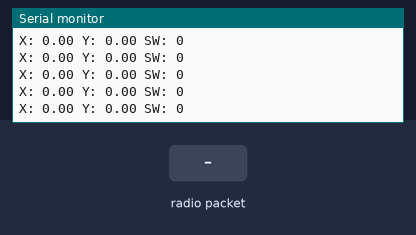
Recording of a sketch running on a simulated Arduino Uno, built with avr-gcc and run on an emulated ATmega328P. Shown: the last lines printed to the serial monitor. Inputs (shaded band) come from the test bench. No radio packets arrive unless stated.

Above: at 1.2 s.
1.3 s: radio packet "Nadajnik 591" arrives
At 1.31 s:
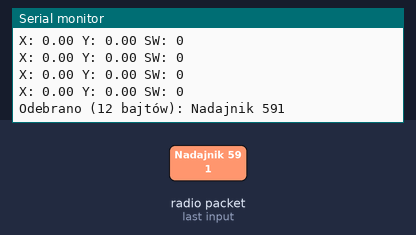
2.8 s: radio packet "X:" arrives
4.3 s: radio packet "Y:" arrives
At 4.31 s:
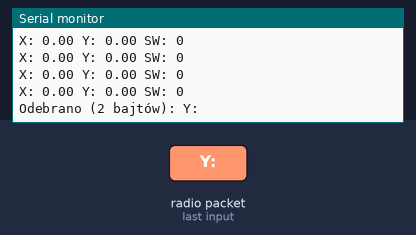
5.8 s: radio packet "SW:" arrives
7.3 s: radio packet "0" arrives
At 7.31 s:
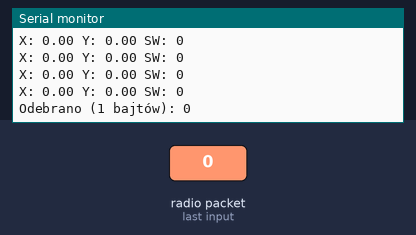

Measured:
- after the input at 1.3 s, the serial monitor: prints a new line at once (image 1)
- after the input at 4.3 s, the serial monitor: prints a new line at once (image 2)
- after the input at 7.3 s, the serial monitor: prints a new line at once (image 3)

The sketch:

RF_odbiornik.ino
```cpp
#include <RH_ASK.h>
#include <SPI.h>
#include "reciver.hpp"

// Pin odbiornika RF
#define RX_PIN 11  // Pin odbioru RF

// Odbiornik RF - prędkość 2000 bps, RX pin 11, TX pin nie używany (255), PTT pin nie używany (255)
RH_ASK driver(2000, RX_PIN, 255, 255);

// Funkcja do parsowania odebranych danych
// Bezpieczna względem braku wsparcia %f w sscanf na AVR – używa prostego tokenizera
bool parseMessage(const char* message, float* x, float* y, int* sw) {
    // Domyślne wartości
    *x = 0.0f;
    *y = 0.0f;
    *sw = 1; // 1 = nie wciśnięty (typowy joystick z pull-up)

    // Sprawdź nagłówek
    if (strncmp(message, "Nadajnik 591", 12) != 0) {
        return false;
    }

    // Znajdź pola X, Y, SW w treści
    const char* px = strstr(message, "X:");
    const char* py = strstr(message, "Y:");
    const char* psw = strstr(message, "SW:");

    bool ok = false;

    // Helper do skopiowania tokena do tymczasowego bufora i konwersji
    auto readToken = [](const char* start, float* outFloat) -> bool {
        if (!start) return false;
        start += 2; // pominąć "X:"/"Y:"
        char tmp[16];
        size_t i = 0;
        while (*start && *start != ' ' && i < sizeof(tmp) - 1) {
            tmp[i++] = *start++;
        }
        tmp[i] = '\0';
        if (i == 0) return false;
        *outFloat = atof(tmp);
        return true;
    };

    auto readTokenInt = [](const char* start, int* outInt) -> bool {
        if (!start) return false;
        start += 3; // pominąć "SW:"
        char tmp[8];
        size_t i = 0;
        while (*start && *start != ' ' && i < sizeof(tmp) - 1) {
            tmp[i++] = *start++;
        }
        tmp[i] = '\0';
        if (i == 0) return false;
        *outInt = atoi(tmp);
        return true;
    };

    if (readToken(px, x)) ok = true;
    if (readToken(py, y)) ok = true;
    // SW jest opcjonalne – jeśli brak, pozostaje 1
    int swTmp;
    if (readTokenInt(psw, &swTmp)) {
        *sw = swTmp;
        ok = true;
    }

    return ok;
}

void setup() {
    Serial.begin(9600);
    if (!driver.init()) {
        Serial.println("init failed");
    }
    Serial.println("Odbiornik RF gotowy...");
}
float xVal, yVal;
int sVal;

float xSet, ySet;
int sSet;
unsigned long now;
unsigned long timer;

void loop() {
    now = millis();
    // Zwiększony bufor – pełna wiadomość może mieć ~34 bajty, więc dajemy zapas
    uint8_t buf[64];
    uint8_t buflen = sizeof(buf);

    if (driver.recv(buf, &buflen)) { // dane odebrane
        // Zapewnij zakończenie NUL nawet przy pełnym buforze
        if (buflen >= sizeof(buf)) {
            buflen = sizeof(buf) - 1;
        }
        buf[buflen] = '\0';          // zakończenie stringa

        // Wyświetl surową wiadomość z informacją o długości
        Serial.print("Odebrano (");
        Serial.print(buflen);
        Serial.print(" bajtów): ");
        Serial.println((char*)buf);

        // Sparsuj dane

        if (parseMessage((char*)buf, &xVal, &yVal, &sVal)) {
            if (xVal > 0.2 || xVal < -0.2 || yVal > 0.2 || yVal < -0.2){
                xSet = xVal;
                ySet = yVal;
                // Użyj tego samego znacznika czasu co w tej iteracji pętli,
                // aby uniknąć underflow (now - timer) w tym samym obiegu
                timer = now;
                // Serial.println("in range");
            }
        } else {
            Serial.println("Błąd parsowania wiadomości!");
        }
    }
    // Inicjalizacja timera przy pierwszym uruchomieniu
    if (timer == 0) timer = now;
    if (now - timer > 300) {
        xSet = ySet = 0.0f;
        timer = now;
        // Serial.println("Reset");
    }
    Reciver::handlePeriodicLog(xSet, ySet, sSet, now);
}
```

motor_functions.cpp
```cpp
#include <Arduino.h>
#include "motor_functions.h"

// Definicje pinów (kopiowane z głównego pliku)
#define IN1 9
#define IN2 8
#define IN3 7
#define IN4 6
#define ENA 10
#define ENB 5

// Definicje stałych (kopiowane z głównego pliku)
#define MAX_MOTOR_POWER 0.3
#define BONUS_A 0
#define BONUS_B 20

// Podfunkcje sterowania motorami
void setMotorSpeeds(int leftSpeed, int rightSpeed) {
  // Ograniczenie wartości do zakresu 0-255 (konwersja z 0.0-1.0)
  int maxPwm = MAX_MOTOR_POWER * 255;
  if (leftSpeed > maxPwm) leftSpeed = maxPwm;
  if (leftSpeed < 0) leftSpeed = 0;
  if (rightSpeed > maxPwm) rightSpeed = maxPwm;
  if (rightSpeed < 0) rightSpeed = 0;

  // Dodanie bonusów kompensacyjnych gdy silniki pracują
  if (leftSpeed > 0) leftSpeed += BONUS_A;
  if (rightSpeed > 0) rightSpeed += BONUS_B;

  // Zabezpieczenie przed przekroczeniem maksymalnego PWM po dodaniu bonusu
  if (leftSpeed > 255) leftSpeed = 255;
  if (rightSpeed > 255) rightSpeed = 255;

  analogWrite(ENA, leftSpeed);
  analogWrite(ENB, rightSpeed);
}

void driveForward(float speed, float turn) {
  forward();
  int baseSpeed = (MAX_MOTOR_POWER * 255) * speed;

  if (turn > 0) {
    // Skręt w prawo - zmniejsz prędkość prawego silnika
    setMotorSpeeds(baseSpeed, baseSpeed * (1 - turn));
  } else if (turn < 0) {
    // Skręt w lewo - zmniejsz prędkość lewego silnika
    setMotorSpeeds(baseSpeed * (1 + turn), baseSpeed);
  } else {
    // Jazda prosto
    setMotorSpeeds(baseSpeed, baseSpeed);
  }
}

void driveReverse(float speed, float turn) {
  reverse();
  int baseSpeed = (MAX_MOTOR_POWER * 255) * speed;

  if (turn > 0) {
    // Skręt w prawo podczas cofania
    setMotorSpeeds(baseSpeed, baseSpeed * (1 - turn));
  } else if (turn < 0) {
    // Skręt w lewo podczas cofania
    setMotorSpeeds(baseSpeed * (1 + turn), baseSpeed);
  } else {
    // Cofanie prosto
    setMotorSpeeds(baseSpeed, baseSpeed);
  }
}

void turnInPlace(float turnValue) {
  forward(); // Kierunek silników do obrotu w miejscu

  if (turnValue > 0) {
    // Obrót w prawo - lewy silnik do przodu, prawy stop
    setMotorSpeeds(0, (MAX_MOTOR_POWER * 255) * turnValue);
  } else {
    // Obrót w lewo - prawy silnik do przodu, lewy stop
    setMotorSpeeds((MAX_MOTOR_POWER * 255) * (-turnValue), 0);
  }
}

void stopMotors() {
  setMotorSpeeds(0, 0);
}

// Funkcja do obliczania płynnego sterowania wektorowego
void vectorDriveMotors(float xVal, float yVal) {
  // Obliczenie promienia (siły) bez sqrt - używamy magnitude^2 dla porównania
  float magnitudeSquared = xVal * xVal + yVal * yVal;

  // Definicja martwej strefy (squared dla porównania)
  const float deadZoneSquared = 0.15 * 0.15;

  if (magnitudeSquared < deadZoneSquared) {
    // Joystick w martwej strefie - stop
    stopMotors();
    return;
  }

  // Obliczenie rzeczywistej magnitude
  float magnitude = magnitudeSquared; // Aproksymacja dla uproszczenia
  if (magnitude > 1.0) magnitude = 1.0;

  // Obliczenie prędkości dla każdego silnika na podstawie wektora
  float leftMotorSpeed = 0;
  float rightMotorSpeed = 0;

  // Algorytm miksowania - płynne przejście między ruchem a obrotem
  // yVal kontroluje ruch do przodu/tyłu, xVal kontroluje skręcanie

  // Składowa ruchu do przodu/tyłu
  float forwardComponent = yVal;

  // Składowa skręcania (różnicowa prędkość kół)
  float turnComponent = xVal;

  // Obliczenie prędkości każdego silnika
  leftMotorSpeed = forwardComponent + turnComponent;
  rightMotorSpeed = forwardComponent - turnComponent;

  // Ograniczenie do zakresu -1.0 do 1.0
  if (leftMotorSpeed > 1.0) leftMotorSpeed = 1.0;
  if (leftMotorSpeed < -1.0) leftMotorSpeed = -1.0;
  if (rightMotorSpeed > 1.0) rightMotorSpeed = 1.0;
  if (rightMotorSpeed < -1.0) rightMotorSpeed = -1.0;

  // Konwersja na wartości PWM i ustawienie kierunku
  setMotorWithDirection(ENA, leftMotorSpeed);
  setMotorWithDirection(ENB, rightMotorSpeed);
}

// Funkcja do ustawiania silnika z kierunkiem (do przodu/tyłu)
void setMotorWithDirection(int enablePin, float speed) {
  int pwmValue = (speed >= 0) ? (speed * MAX_MOTOR_POWER * 255) : (-speed * MAX_MOTOR_POWER * 255);

  // Dodanie bonusów kompensacyjnych gdy silniki pracują
  if (pwmValue > 0) {
    if (enablePin == ENA) {
      pwmValue += BONUS_A;  // Bonus dla silnika A (lewy)
    } else if (enablePin == ENB) {
      pwmValue += BONUS_B;  // Bonus dla silnika B (prawy)
    }
  }

  // Zabezpieczenie przed przekroczeniem maksymalnego PWM po dodaniu bonusu
  if (pwmValue > 255) pwmValue = 255;

  if (enablePin == ENA) {
    // Lewy silnik (IN1, IN2)
    if (speed > 0) {
      digitalWrite(IN1, HIGH);
      digitalWrite(IN2, LOW);
    } else if (speed < 0) {
      digitalWrite(IN1, LOW);
      digitalWrite(IN2, HIGH);
    } else {
      digitalWrite(IN1, LOW);
      digitalWrite(IN2, LOW);
    }
  } else if (enablePin == ENB) {
    // Prawy silnik (IN3, IN4)
    if (speed > 0) {
      digitalWrite(IN3, HIGH);
      digitalWrite(IN4, LOW);
    } else if (speed < 0) {
      digitalWrite(IN3, LOW);
      digitalWrite(IN4, HIGH);
    } else {
      digitalWrite(IN3, LOW);
      digitalWrite(IN4, LOW);
    }
  }

  analogWrite(enablePin, pwmValue);
}

void forward() {
  digitalWrite(IN1, HIGH);
  digitalWrite(IN2, LOW);
  digitalWrite(IN3, HIGH);
  digitalWrite(IN4, LOW);
}

void reverse() {
  digitalWrite(IN1, LOW);
  digitalWrite(IN2, HIGH);
  digitalWrite(IN3, LOW);
  digitalWrite(IN4, HIGH);
}
```

motor_functions.h
```cpp
#ifndef MOTOR_FUNCTIONS_H
#define MOTOR_FUNCTIONS_H

// Deklaracje funkcji
void setMotorSpeeds(int leftSpeed, int rightSpeed);
void driveForward(float speed, float turn);
void driveReverse(float speed, float turn);
void turnInPlace(float turnValue);
void stopMotors();
void vectorDriveMotors(float xVal, float yVal);
void setMotorWithDirection(int enablePin, float speed);
void forward();
void reverse();

#endif
```

reciver.cpp
```cpp
#include "reciver.hpp"
#include <Arduino.h>

namespace Reciver {

// Konfiguracja
static const unsigned long CONTROL_TIMEOUT_MS = 500;
static const unsigned long PRINT_INTERVAL_MS = 200;

// Stan sterowania + czas
static float xVal = 0.0f;
static float yVal = 0.0f;
static int sVal = 1;
static unsigned long lastUpdateMs = 0;
static unsigned long lastPrintMs = 0;
static bool inFailsafe = true;

// Parsowanie wiadomości "Nadajnik 591 X:<f> Y:<f> SW:<d>"
static bool parseMessage(const char* message, float* x, float* y, int* sw) {
    *x = 0.0f; *y = 0.0f; *sw = 1;
    if (strncmp(message, "Nadajnik 591", 12) != 0) {
        return false;
    }

    const char* px = strstr(message, "X:");
    const char* py = strstr(message, "Y:");
    const char* psw = strstr(message, "SW:");

    auto readToken = [](const char* start, float* outFloat) -> bool {
        if (!start) return false;
        start += 2;
        char tmp[16];
        size_t i = 0;
        while (*start && *start != ' ' && i < sizeof(tmp) - 1) tmp[i++] = *start++;
        tmp[i] = '\0';
        if (i == 0) return false;
        *outFloat = atof(tmp);
        return true;
    };

    auto readTokenInt = [](const char* start, int* outInt) -> bool {
        if (!start) return false;
        start += 3;
        char tmp[8];
        size_t i = 0;
        while (*start && *start != ' ' && i < sizeof(tmp) - 1) tmp[i++] = *start++;
        tmp[i] = '\0';
        if (i == 0) return false;
        *outInt = atoi(tmp);
        return true;
    };

    bool ok = false;
    if (readToken(px, x)) ok = true;
    if (readToken(py, y)) ok = true;
    int swTmp;
    if (readTokenInt(psw, &swTmp)) { *sw = swTmp; ok = true; }
    return ok;
}

void init(unsigned long now) {
    lastUpdateMs = now;
    lastPrintMs = now;
    inFailsafe = true;
    xVal = 0.0f; yVal = 0.0f; sVal = 1;
}

void handleReceive(RH_ASK& driver) {
    uint8_t buf[64];
    uint8_t buflen = sizeof(buf);
    if (driver.recv(buf, &buflen)) {
        if (buflen >= sizeof(buf)) buflen = sizeof(buf) - 1;
        buf[buflen] = '\0';
        float xTmp, yTmp; int sTmp;
        if (parseMessage((char*)buf, &xTmp, &yTmp, &sTmp)) {
            xVal = xTmp;
            yVal = yTmp;
            sVal = sTmp;
            lastUpdateMs = millis();
            if (inFailsafe) inFailsafe = false;
        }
    }
}

void handleFailsafe(unsigned long now) {
    if (!inFailsafe && (now - lastUpdateMs > CONTROL_TIMEOUT_MS)) {
        xVal = 0.0f; yVal = 0.0f; sVal = 1; inFailsafe = true;
    }
}

void handlePeriodicLog(float xSet, float ySet, int sSet, unsigned long now) {
    if (now - lastPrintMs >= PRINT_INTERVAL_MS) {
        Serial.print("X: "); Serial.print(xSet, 2);
        Serial.print(" Y: "); Serial.print(ySet, 2);
        Serial.print(" SW: "); Serial.println(sSet);
        lastPrintMs = now;
    }
}

} // namespace Reciver
```

reciver.hpp
```cpp
#pragma once

#include <RH_ASK.h>

namespace Reciver {

// Inicjalizacja stanów czasowych modułu (ustaw na millis())
void init(unsigned long now);

// Odbierz pakiet i zaktualizuj stan, jeśli poprawny
void handleReceive(RH_ASK& driver);

// Failsafe po przekroczeniu czasu bez aktualizacji
void handleFailsafe(unsigned long now);

// Nieblokujące logowanie co stały interwał
void handlePeriodicLog(float xSet, float ySet, int sSet, unsigned long now);

} // namespace Reciver
```
